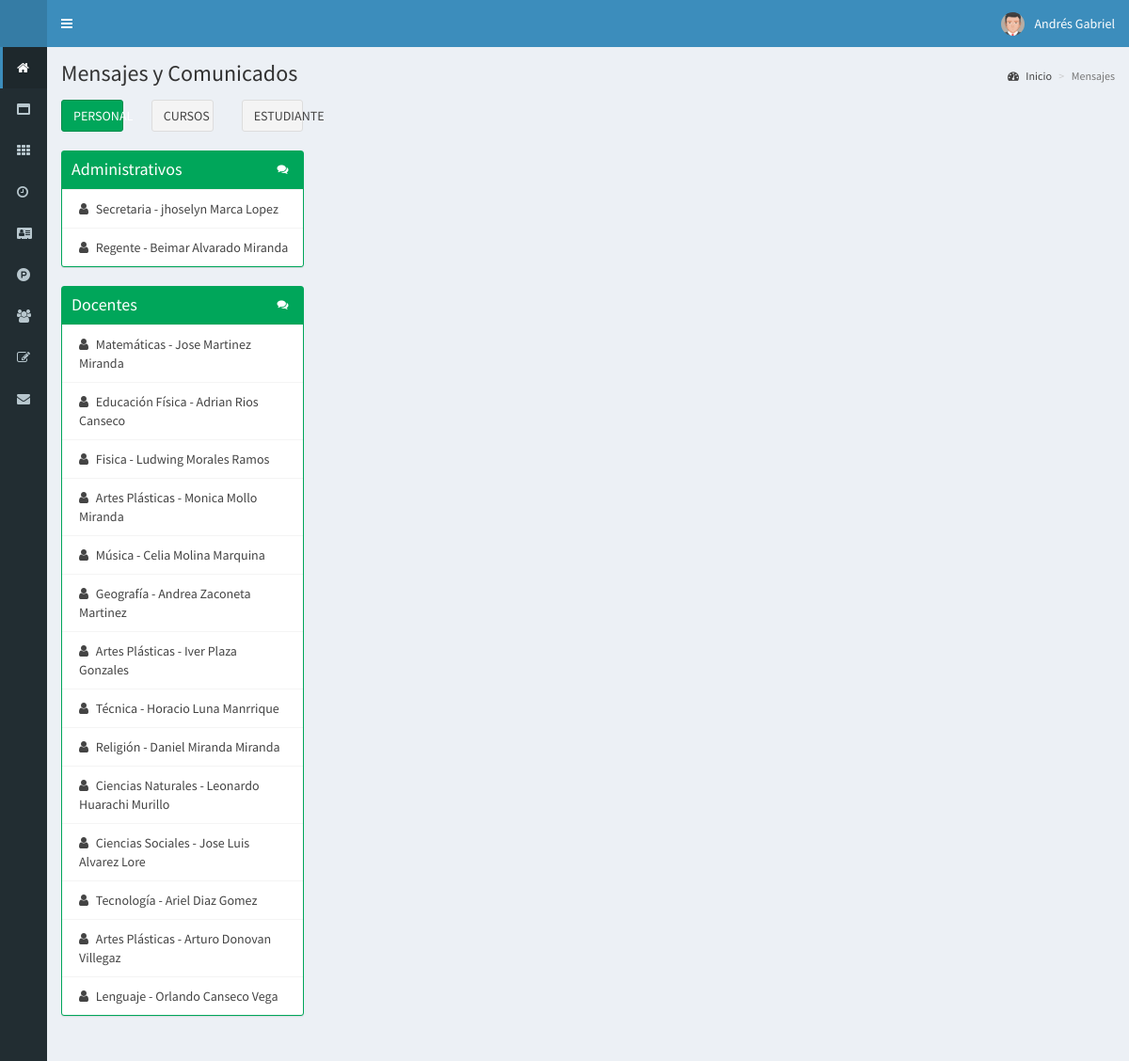
The app's page /mensajes (signed in) with its own data.
### tables this page shows
CREATE TABLE `usuarios` (
  `cod_usu` int(11) NOT NULL,
  `ape_paterno` varchar(15) NOT NULL,
  `ape_materno` varchar(15) NOT NULL,
  `nombre_usu` varchar(20) NOT NULL,
  `tipo_usu` tinyint(4) NOT NULL,
  `fecha_nac` date NOT NULL,
  `carnet` int(11) NOT NULL,
  `passwor` varchar(250) NOT NULL,
  `foto_perfil` varchar(150) DEFAULT NULL,
  `fecha_crea` timestamp NOT NULL DEFAULT current_timestamp() ON UPDATE current_timestamp()
);

CREATE TABLE `materia` (
  `cod_mat` int(11) NOT NULL,
  `nombre_mat` varchar(45) NOT NULL,
  `nivel` tinyint(4) NOT NULL,
  `color` varchar(30) DEFAULT NULL,
  `cod_gestion` int(11) NOT NULL
);

### controladores/plantilla.controlador.php (called while the page is built)
<?php
class ControladorPlantilla{
	static public function ctrPlantilla(){
		include "vistas/plantilla.php";
	}
}

### index.php (called while the page is built, shortened)
<?php
require_once "controladores/plantilla.controlador.php";
require_once "controladores/usuarios.controlador.php";
require_once "controladores/materias.controlador.php";
require_once "controladores/docentes.controlador.php";
require_once "controladores/administrativos.controlador.php";
require_once "controladores/gestion.controlador.php";
require_once "modelos/usuarios.modelo.php";
require_once "modelos/materias.modelo.php";
require_once "modelos/docentes.modelo.php";
require_once "modelos/administrativos.modelo.php";
$plantilla = new ControladorPlantilla();
$plantilla -> ctrPlantilla();

### controladores/usuarios.controlador.php (called while the page is built, shortened)
<?php
class ControladorUsuarios{
	static public function ctrMostrarUsuariosE($item, $valor){
		$tabla = "usuarios";
		$respuesta = ModeloUsuarios::MdlMostrarUsuariosE($tabla, $item, $valor);
		return $respuesta;
	}
}

### modelos/conexion.php (called while the page is built)
<?php
class Conexion{
	static public function conectar(){
		$link = new PDO("mysql:host=localhost;dbname=bd_si_aa",
			            "root",
			            "");
		$link->exec("set names utf8");
		return $link;
	}
}

### modelos/usuarios.modelo.php (called while the page is built, shortened)
<?php
require_once "conexion.php";
class ModeloUsuarios{
	static public function mdlMostrarUsuariosE($tabla, $item, $valor){
		if($item != null){
			$stmt = Conexion::conectar()->prepare("SELECT * FROM $tabla WHERE $item = :$item");
			$stmt -> bindParam(":".$item, $valor, PDO::PARAM_STR);
			$stmt -> execute();
			return $stmt -> fetchAll();
		}
	}
}

### controladores/administrativos.controlador.php (called while the page is built, shortened)
<?php
class ControladorAdministrativos{
    static public function ctrMostrarAdministrativos($item, $valor){
        $tabla = "administrativo";
        $respuesta = ModeloAdministrativos::MdlMostrarAdministrativos($tabla, $item, $valor);
        return $respuesta;
    }
}

### modelos/administrativos.modelo.php (called while the page is built, shortened)
<?php
require_once "conexion.php";
class ModeloAdministrativos{
	static public function mdlMostrarAdministrativos($tabla, $item, $valor){
		if($item != null){
			$stmt = Conexion::conectar()->prepare("SELECT * FROM $tabla WHERE $item = :$item");
			$stmt -> bindParam(":".$item, $valor, PDO::PARAM_STR);
			$stmt -> execute();
			return $stmt -> fetch();
		}else{
			$stmt = Conexion::conectar()->prepare("SELECT * FROM $tabla");
			$stmt -> execute();
			return $stmt -> fetchAll();
		}
	}
}

### controladores/docentes.controlador.php (called while the page is built, shortened)
<?php
class ControladorDocentes{
    static public function ctrMostrarDocentes($item, $valor){
        $tabla = "docente";
        $respuesta = ModeloDocentes::MdlMostrarDocentes($tabla, $item, $valor);
        return $respuesta;
    }
}

### modelos/docentes.modelo.php (called while the page is built, shortened)
<?php
require_once "conexion.php";
class ModeloDocentes{
	static public function mdlMostrarDocentes($tabla, $item, $valor){
		if($item != null){
			$stmt = Conexion::conectar()->prepare("SELECT * FROM $tabla WHERE $item = :$item");
			$stmt -> bindParam(":".$item, $valor, PDO::PARAM_STR);
			$stmt -> execute();
			return $stmt -> fetch();
		}else{
			$stmt = Conexion::conectar()->prepare("SELECT * FROM $tabla");
			$stmt -> execute();
			return $stmt -> fetchAll();
		}
	}
}

### controladores/materias.controlador.php (called while the page is built, shortened)
<?php
class ControladorMaterias{
    static public function ctrMostrarMaterias($item, $valor){
        $tabla = "materia";
        $respuesta = ModeloMaterias::mdlMostrarMaterias($tabla, $item, $valor);
        return $respuesta;
    }
}

### modelos/materias.modelo.php (called while the page is built, shortened)
<?php
require_once "conexion.php";
class ModeloMaterias {
    static public function mdlMostrarMaterias($tabla, $item, $valor){
        if($item != null){
            $stmt = Conexion::conectar()->prepare("SELECT * FROM $tabla WHERE $item = :$item");
            $stmt -> bindParam(":".$item, $valor, PDO::PARAM_STR);
            $stmt -> execute();
            return $stmt -> fetch();
        }else{
            $stmt = Conexion::conectar()->prepare("SELECT * FROM $tabla");
            $stmt -> execute();
            return $stmt -> fetchAll();
        }
    }
}

### vistas/modulos/mensaje/administrativos-mensaje.php (the view, shortened to what this page needs)
<div class="row">
  <div class="col-md-3">
    <div class="row">
      <div class="col-md-4">
        <a class="btn btn-success btn-block margin-bottom btnTipoContacto msjP " style="text-align:center;" tipo = "p" idGestion="<?php echo $_SESSION["gestion"]; ?>" idUsuario="<?php echo $_SESSION["idUsuario"]; ?>">PERSONAL</a>
      </div>
      <div class="col-md-4">
        <a class="btn btn-default btn-block margin-bottom btnTipoContacto msjC"  style="text-align:center;" tipo = "c" idGestion="<?php echo $_SESSION["gestion"]; ?>" idUsuario="<?php echo $_SESSION["idUsuario"]; ?>">CURSOS</a>
      </div>
      <div class="col-md-4">
        <a class="btn btn-default btn-block margin-bottom btnTipoContacto msjE"   style="text-align:center;" tipo = "e" idGestion="<?php echo $_SESSION["gestion"]; ?>" idUsuario="<?php echo $_SESSION["idUsuario"]; ?>">ESTUDIANTE</a>
      </div>
    </div>
    <div id="panelBaseContactos1">
      <div class="box box-success box-solid">
        <div class="box-header with-border">
          <h3 class="box-title">Administrativos</h3>
          <div class="box-tools">
            <button type="button" class="btn btn-box-tool" ><i class="fa fa-comments"></i></button>
          </div>
        </div>
        <div class="box-body no-padding">
          <ul class="nav nav-pills nav-stacked">
            <?php
              $item = "tipo_usu";
              $valor = 1;
              $administrativos = ControladorUsuarios::ctrMostrarUsuariosE($item, $valor);
              $item = "cod_usu";
              foreach ($administrativos as $key => $value) {
                if($value["cod_usu"] != $_SESSION["idUsuario"]){
                    $valor = $value["cod_usu"];
                    $cargo = ControladorAdministrativos::ctrMostrarAdministrativos($item, $valor);
                    echo'<li ><a href="#" class="btnChat" idUsuario = "'.$value["cod_usu"].'"  titulo="'.$value["nombre_usu"].' '.$value["ape_paterno"].' '.$value["ape_materno"].'" descripcion="'.$cargo["cargo"].'" foto="'.$value["foto_perfil"].'" idGestion="'.$_SESSION["gestion"].'" color ="success"><i class="fa fa-user"></i> '.$cargo["cargo"].' - '.$value["nombre_usu"].' '.$value["ape_paterno"].' '.$value["ape_materno"].'</a></li>';
                }
              }
            ?>
          </ul>
        </div>
      </div>
      <div class="box box-success box-solid">
        <div class="box-header with-border">
        <h3 class="box-title">Docentes</h3>
        <div class="box-tools">
          <button type="button" class="btn btn-box-tool" ><i class="fa fa-comments"></i>
          </button>
        </div>
        </div>
        <div class="box-body no-padding">
          <ul class="nav nav-pills nav-stacked">
            <?php
              $item = "tipo_usu";
              $valor = 2;
              $usuario = ControladorUsuarios::ctrMostrarUsuariosE($item, $valor);
              foreach ($usuario as $key => $value) {
                $item = "cod_usu";
                $valor = $value["cod_usu"];
                $docente = ControladorDocentes::ctrMostrarDocentes($item, $valor);
                $item = "cod_mat";
                $valor = $docente["materia"];
                $materias = ControladorMaterias::ctrMostrarMaterias($item, $valor);
                echo'<li ><a href="#" class="btnChat" idUsuario = "'.$value["cod_usu"].'" titulo="'.$value["nombre_usu"].' '.$value["ape_paterno"].' '.$value["ape_materno"].'" descripcion="'.$materias["nombre_mat"].'" foto="'.$value["foto_perfil"].'" idGestion="'.$_SESSION["gestion"].'" color ="success"><i class="fa fa-user"></i> '.$materias["nombre_mat"].' - '.$value["nombre_usu"].' '.$value["ape_paterno"].' '.$value["ape_materno"].'</a></li>';
              }
            ?>
          </ul>
        </div>
      </div>
    </div>
  </div>
  <div class="col-md-9" id="CambioBandejaMensaje" >
  </div>
</div>

### vistas/plantilla.php (shortened to what this page needs)
<!DOCTYPE html>
<html>
  <head>
    <link rel="stylesheet" href="vistas/bower_components/bootstrap/dist/css/bootstrap.min.css">
    <link rel="stylesheet" href="vistas/bower_components/font-awesome/css/font-awesome.min.css">
    <link rel="stylesheet" href="vistas/bower_components/Ionicons/css/ionicons.min.css">
    <link rel="stylesheet" href="vistas/dist/css/AdminLTE.css">
    <link rel="stylesheet" href="vistas/dist/css/skins/_all-skins.min.css">
    <link rel="stylesheet" href="vistas/bower_components/datatables.net-bs/css/dataTables.bootstrap.min.css">
    <link rel="stylesheet" href="vistas/bower_components/datatables.net-bs/css/responsive.bootstrap.min.css">
    <link rel="stylesheet" href="vistas/bower_components/morris.js/morris.css">
  </head>
  <body class="hold-transition skin-blue sidebar-collapse sidebar-mini login-page">
    <?php
    if(isset($_SESSION["iniciarSesion"]) && $_SESSION["iniciarSesion"] == "ok"){
    echo '<div class="wrapper">';
      include "modulos/cabezote.php";
      include "modulos/menu.php";
      if(isset($_GET["ruta"])){
        if($_GET["ruta"] == "inicio" ||
          $_GET["ruta"] == "usuarios" ||
          $_GET["ruta"] == "curso" ||
          $_GET["ruta"] == "materias" ||
          $_GET["ruta"] == "inscripciones" ||
          $_GET["ruta"] == "docentes" ||
          $_GET["ruta"] == "administrativos" ||
          $_GET["ruta"] == "estudiantes" ||
          $_GET["ruta"] == "crear-horario" ||
          $_GET["ruta"] == "ver-horario" ||
          $_GET["ruta"] == "mensajes" ||
          $_GET["ruta"] == "calificaciones" ||
          $_GET["ruta"] == "asistencia" ||
          $_GET["ruta"] == "comportamiento" ||
          $_GET["ruta"] == "salir" ||
          $_GET["ruta"] == "registros" ||
          $_GET["ruta"] == "calificaciones-centralizador" ||
          $_GET["ruta"] == "detalle_cal_bimestre" ||
          $_GET["ruta"] == "materias-calificacion" ||
          $_GET["ruta"] == "materias-asistencia" ||
          $_GET["ruta"] == "comportamiento" ||
          $_GET["ruta"] == "comportamiento-registro" ||
          $_GET["ruta"] == "docente-registros" ||
          $_GET["ruta"] == "docente-asistencia" ||
          $_GET["ruta"] == "docente-comportamiento" ||
          $_GET["ruta"] == "estudiante-calificaciones" ||
          $_GET["ruta"] == "estudiante-comportamiento" ||
          $_GET["ruta"] == "estudiante-asistencia" ||
          $_GET["ruta"] == "estadistica-asistenciaDocente"
          ){
          include "modulos/".$_GET["ruta"].".php";
        }else{
          include "modulos/404.php";
        }
      }else{
        include "modulos/inicio.php";
      }
      echo '</div>';
    }else{
      include "modulos/login.php";
    }
    ?>
  </body>
</html>

### vistas/modulos/cabezote.php (shortened to what this page needs)
<header class="main-header">
<a href="inicio" class="logo">
	<span class="logo-mini">
		<img src="" class="img-responsive" style="padding:10px">
	</span>
</a>
<nav class="navbar navbar-static-top" role="navigation">
 	<a href="#" class="sidebar-toggle" data-toggle="push-menu" role="button">
     	</a>
	<div class="navbar-custom-menu">
		<ul class="nav navbar-nav">
			<li class="dropdown user user-menu">
				<a href="#" class="dropdown-toggle" data-toggle="dropdown">
				<?php
				if($_SESSION["foto"] != ""){
					echo '<img src="'.$_SESSION["foto"].'" class="user-image">';
				}else{
					echo '<img src="vistas/img/usuarios/default/anonymous.png" class="user-image">';
				}
				?>
					<span class="hidden-xs"><?php  echo $_SESSION["nombre"]; ?></span>
				</a>
			</li>
		</ul>
	</div>
</nav>
</header>

### vistas/modulos/menu.php (shortened to what this page needs)
<aside class="main-sidebar">
	 <section class="sidebar">
		<ul class="sidebar-menu">
			<li class="active">
				<a href="inicio">
					<i class="fa fa-home"></i>
				</a>
			</li>
			<?php
			if($_SESSION["tipo"] == 1){
				echo'
					<li>
						<a href="curso">
						<i class="fa fa-window-maximize"></i>
							<span>Curso</span>
						</a>
					</li>
					<li>
						<a href="materias">
							<i class="fa fa-th"></i>
							<span>Materias</span>
						</a>
					</li>
					<li class="treeview">
						<a href="#">
							<i class="fa fa-clock-o"></i>
							<span>Horario</span>
							<span class="pull-right-container">
								<i class="fa fa-angle-left pull-right"></i>
							</span>
						</a>
						<ul class="treeview-menu">
							<li>
								<a href="crear-horario">
									<i class="fa fa-circle-o"></i>
									<span>Crear Horario</span>
								</a>
							</li>
							<li>
								<a href="ver-horario">
									<i class="fa fa-circle-o"></i>
									<span>Ver Horarios</span>
								</a>
							</li>
						</ul>
					</li>
					<li>
						<a href="inscripciones">
							<i class="fa fa-address-card"></i>
							<span>Inscripcion y Retiro</span>
						</a>
					</li>
					<li class="treeview">
						<a href="#">
							<i class="fa fa-product-hunt"></i>
							<span>Personal</span>
							<span class="pull-right-container">
								<i class="fa fa-angle-left pull-right"></i>
							</span>
						</a>
						<ul class="treeview-menu">
							<li>
								<a href="docentes">
									<i class="fa fa-circle-o"></i>
									<span>Docentes</span>
								</a>
							</li>
							<li>
								<a href="administrativos">
									<i class="fa fa-circle-o"></i>
									<span>Administrativos</span>
								</a>
							</li>
						</ul>
					</li>
					<li>
						<a href="estudiantes">
							<i class="fa fa-users"></i>
							<span>Lista de Estudiantes</span>
						</a>
					</li>
					<li>
						<a href="registros">
							<i class="fa fa-pencil-square-o"></i>
							<span>Registros Academicos</span>
						</a>
					</li>
				';
				}
			?>
			<li>
				<a href="mensajes">
					<i class="fa fa-envelope"></i>
				</a>
			</li>
		</ul>
	 </section>
</aside>

### vistas/modulos/mensajes.php (shortened to what this page needs)
<div class="content-wrapper">
<section class="content-header">
  <h1>
    Mensajes y Comunicados
  </h1>
  <ol class="breadcrumb">
    <li><a href="inicio"><i class="fa fa-dashboard"></i> Inicio</a></li>
    <li class="active">Mensajes</li>
  </ol>
</section>
<section class="content">
  <?php
    if($_SESSION["tipo"] == 1){
      include "mensaje/administrativos-mensaje.php";
    }
  ?>
</section>
</div>

### records on screen
usuarios: administrativo.cargo "Secretaria", nombre_usu "jhoselyn", ape_paterno "Marca", ape_materno "Lopez"
usuarios: administrativo.cargo "Regente", nombre_usu "Beimar", ape_paterno "Alvarado", ape_materno "Miranda"
usuarios: materia.nombre_mat "Matemáticas", nombre_usu "Jose", ape_paterno "Martinez", ape_materno "Miranda"
usuarios: materia.nombre_mat "Educación Física", nombre_usu "Adrian", ape_paterno "Rios", ape_materno "Canseco"
usuarios: materia.nombre_mat "Fisica", nombre_usu "Ludwing", ape_paterno "Morales", ape_materno "Ramos"
usuarios: materia.nombre_mat "Artes Plásticas", nombre_usu "Monica", ape_paterno "Mollo", ape_materno "Miranda"
usuarios: materia.nombre_mat "Música", nombre_usu "Celia", ape_paterno "Molina", ape_materno "Marquina"
usuarios: materia.nombre_mat "Geografía", nombre_usu "Andrea", ape_paterno "Zaconeta", ape_materno "Martinez"
usuarios: materia.nombre_mat "Artes Plásticas", nombre_usu "Iver", ape_paterno "Plaza", ape_materno "Gonzales"
usuarios: materia.nombre_mat "Técnica", nombre_usu "Horacio", ape_paterno "Luna", ape_materno "Manrrique"
usuarios: materia.nombre_mat "Religión", nombre_usu "Daniel", ape_paterno "Miranda", ape_materno "Miranda"
usuarios: materia.nombre_mat "Ciencias Naturales", nombre_usu "Leonardo", ape_paterno "Huarachi", ape_materno "Murillo"
usuarios: materia.nombre_mat "Ciencias Sociales", nombre_usu "Jose Luis", ape_paterno "Alvarez", ape_materno "Lore"
usuarios: materia.nombre_mat "Tecnología", nombre_usu "Ariel", ape_paterno "Diaz", ape_materno "Gomez"
usuarios: materia.nombre_mat "Artes Plásticas", nombre_usu "Arturo", ape_paterno "Donovan", ape_materno "Villegaz"
usuarios: materia.nombre_mat "Lenguaje", nombre_usu "Orlando", ape_paterno "Canseco", ape_materno "Vega"

### other values on screen
$_SESSION["nombre"] "Andrés Gabriel"
